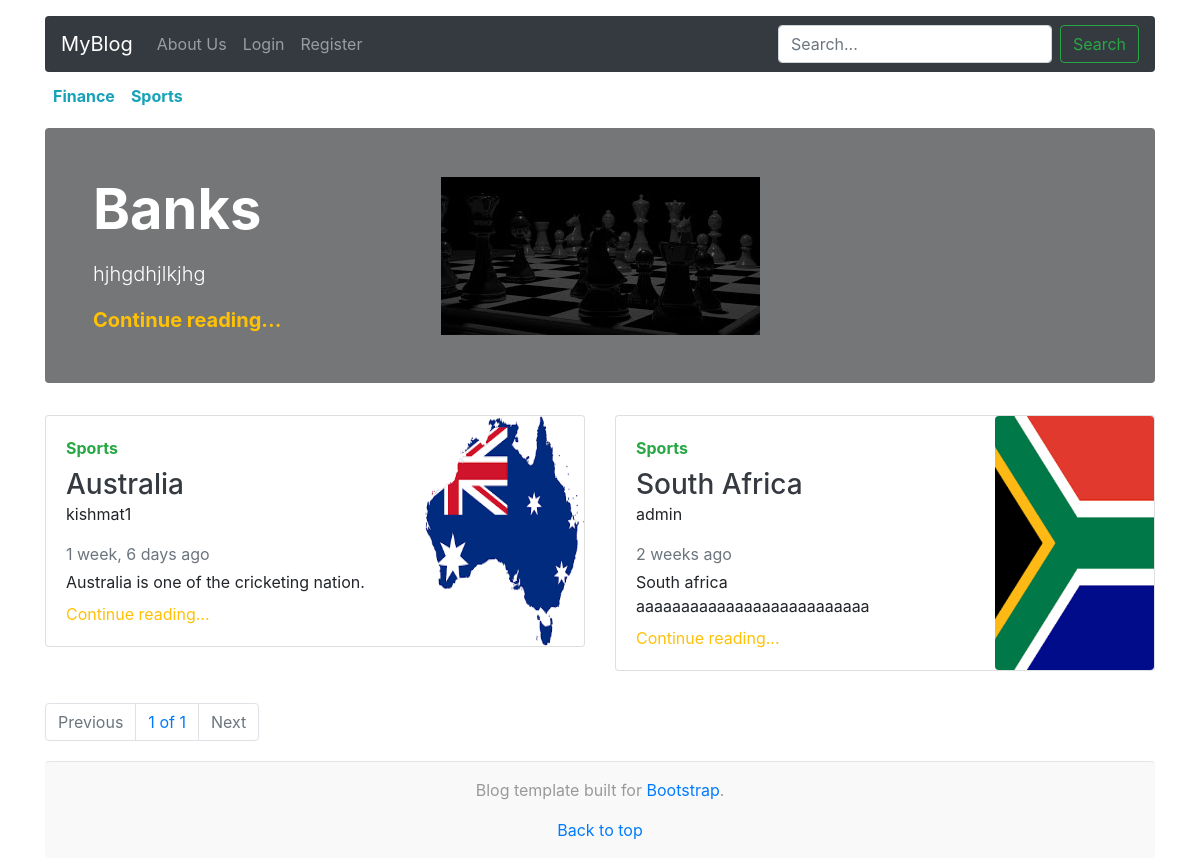
The page /?cat=Sports on the database its author committed.
### post/models.py (models this page shows, shortened)
class Category(models.Model):
    name = models.CharField(max_length=50, unique=True)
    is_active = models.BooleanField(default=True)
    def __str__(self):
        return self.name

class BlogPost(models.Model):
    title = models.CharField(max_length=254, unique=True)
    author = models.ForeignKey(User, on_delete=models.CASCADE)
    category = models.ForeignKey(Category, on_delete=models.CASCADE)
    content = models.TextField()
    image = models.ImageField(upload_to="posts/")
    created_at = models.DateTimeField(auto_now_add=True)
    is_active = models.BooleanField(default=True)
    is_featured = models.BooleanField(default=False)
    @property
    def image_url(self):
        return self.image.url

### post/views.py (the view)
# urls.py: 2. Add a URL to urlpatterns:  path('', views.home, name='home')
def home(request):
    s_w = request.GET.get('q')
    cat = request.GET.get('cat')
    if s_w is not None:
        s_w = str(s_w).title()
        posts = BlogPost.objects.filter(title__icontains=s_w).order_by("-created_at")
    elif cat is not None:
        category = Category.objects.get(name=cat)
        posts = BlogPost.objects.filter(category=category).order_by("-created_at")
    else:
        posts = BlogPost.objects.all().order_by("-created_at")
    paginator = Paginator(posts,4)
    categories = Category.objects.all()
    page_number = request.GET.get('page')
    p_posts = paginator.get_page(page_number)
    featured_posts = BlogPost.objects.filter(is_featured=True)
    context = {
        'posts':p_posts,
        'paginator':paginator,
        'categories':categories,
        'featured_posts':featured_posts,
    }
    return render(request,'post/index.html',context)

### post/templates/post/index.html (shortened to what this page needs)
{% extends 'post/base.html' %}
{% load humanize %}
{% block body %}
<div class="container">
    <div class="nav-scroller py-1 mb-2">
        <nav class="nav d-flex justify-content-start">
            {% for category in categories %}
            <a class="p-2 text-info font-weight-bold" href="?cat={{category}}">{{category}}</a>
            {% endfor %}
        </nav>
    </div>
    {% for feature in featured_posts %}
    <div class="jumbotron p-3 p-md-5  rounded " style="background-image: linear-gradient(0deg, rgba(0,0,0,0.5), rgba(0, 0, 0, 0.5)),url('{{feature.image.url}}'); background-repeat: no-repeat;
    background-position: center; ">
        <div class="col-md-12 px-0">
            <h1 class="display-4 text-white font-weight-bold">{{feature.title}}</h1>
            <p class="lead my-3 text-white">{{feature.content|truncatechars:"300"}}</p>
            <p class="lead mb-0"><a href="#"
                    class="text-warning font-weight-bold">Continue reading...</a>
            </p>
        </div>
    </div>
    {% endfor %}
    <div class="row mb-2">
        {% for post in posts %}
        <div class="col-md-6">
            <div class="card flex-md-row mb-4 box-shadow h-md-250">
                <div class="row">
                    <div class="col-lg-8 col-md-12 col-sm-12">
                        <div class="card-body d-flex flex-column align-items-start">
                            <strong class="d-inline-block mb-2 text-success">{{post.category}}</strong>
                            <h3 class="mb-0">
                                <a class="text-dark" href="post-detail/{{post.title}}">
                                    {{post.title}}
                                </a>
                            </h3>
                            <p>{{post.author}}</p>
                            <div class="mb-1 text-muted">{{post.created_at|naturaltime}}</div>
                            <p class="card-text mb-auto">{{post.content}}</p>
                            <a href="/post/this-post-if-from-nother-user" class="mt-2 text-warning">Continue
                                reading...</a>
                        </div>
                    </div>
                    <div class="col-lg-4 col-md-12 col-sm-12">
                        <img class="img-fluid rounded h-100 w-100" src="{{post.image_url}}" alt="this post if from nother user">
                    </div>
                </div>
            </div>
        </div>
        {% endfor %}
    </div>
    <nav aria-label="Page navigation example">
        <ul class="pagination">
            {% if posts.has_previous %}
            <li class="page-item"><a class="page-link" href="?page={{posts.previous_page_number}}">Previous</a></li>
            {% else %}
            <li class="page-item disabled"><a class="page-link disabled" href="#">Previous</a></li>
            {% endif %}
            <li class="page-item"><a class="page-link" href="#">{{posts.number}} of
                {{paginator.num_pages}}</a></li>
            {% if posts.has_next %}
            <li class="page-item"><a class="page-link" href="?page={{posts.next_page_number}}">Next</a></li>
            {% else %}
            <li class="page-item disabled"><a class="page-link disabled" href="#">Next</a></li>
            {% endif %}
        </ul>
    </nav>
</div>
{% endblock body %}

### post/templates/post/base.html (style rules this page uses)
body { overflow-x: hidden; }

### rows shown on the page
Category: name "Finance"
Category: name "Sports"
BlogPost: image (picture), title "Banks", content "hjhgdhjlkjhg"
BlogPost: category "Sports", title "Australia", author "kishmat1", created_at "1 week, 6 days ago", content "Australia is one of the cricketing nation.", image_url (picture)
BlogPost: category "Sports", title "South Africa", author "admin", created_at "2 weeks ago", content "South africa aaaaaaaaaaaaaaaaaaaaaaaaaa", image_url (picture)

### other values the page prints
{{ posts.number }} "1"
{{ paginator.num_pages }} "1"
